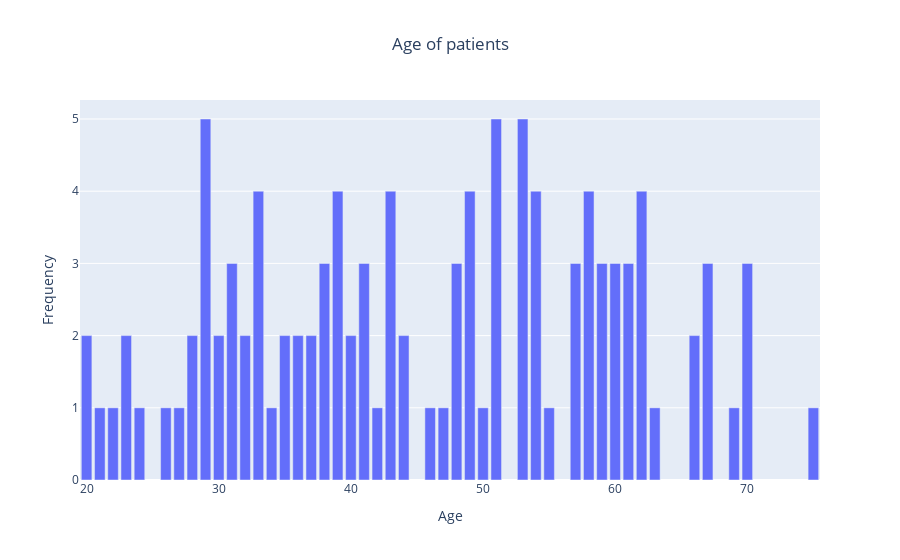

Notebook cell for this chart:
### Code cell
age = df["age_at_initial_pathologic"].value_counts()
fig = px.bar(age, title="Age of patients")
fig.update_layout(
    xaxis_title = "Age",
    yaxis_title = "Frequency",
    title_x = 0.5, 
    showlegend = False
)
fig.show()

### Figure 1 — Plotly figure (JSON) as saved in the notebook; plotly's stock layout.template omitted (floating-point values rounded to 4 significant figures)
{"data": [{"alignmentgroup": "True", "hovertemplate": "variable=age_at_initial_pathologic<br>index=%{x}<br>value=%{y}<extra></extra>", "legendgroup": "age_at_initial_pathologic", "marker": {"color": "#636efa", "pattern": {"shape": ""}}, "name": "age_at_initial_pathologic", "offsetgroup": "age_at_initial_pathologic", "orientation": "v", "showlegend": true, "textposition": "auto", "type": "bar", "x": [53, 51, 29, 33, 39, 43, 54, 58, 62, 49, 67, 70, 38, 60, 61, 59, 57, 41, 31, 48, 30, 32, 20, 28, 35, 23, 40, 37, 44, 36, 66, 55, 42, 69, 46, 47, 63, 22, 27, 34, 21, 75, 50, 24, 26], "xaxis": "x", "y": [5, 5, 5, 4, 4, 4, 4, 4, 4, 4, 3, 3, 3, 3, 3, 3, 3, 3, 3, 3, 2, 2, 2, 2, 2, 2, 2, 2, 2, 2, 2, 1, 1, 1, 1, 1, 1, 1, 1, 1, 1, 1, 1, 1, 1], "yaxis": "y"}], "layout": {"barmode": "relative", "legend": {"title": {"text": "variable"}, "tracegroupgap": 0}, "showlegend": false, "title": {"text": "Age of patients", "x": 0.5}, "xaxis": {"anchor": "y", "domain": [0, 1], "title": {"text": "Age"}}, "yaxis": {"anchor": "x", "domain": [0, 1], "title": {"text": "Frequency"}}}}
